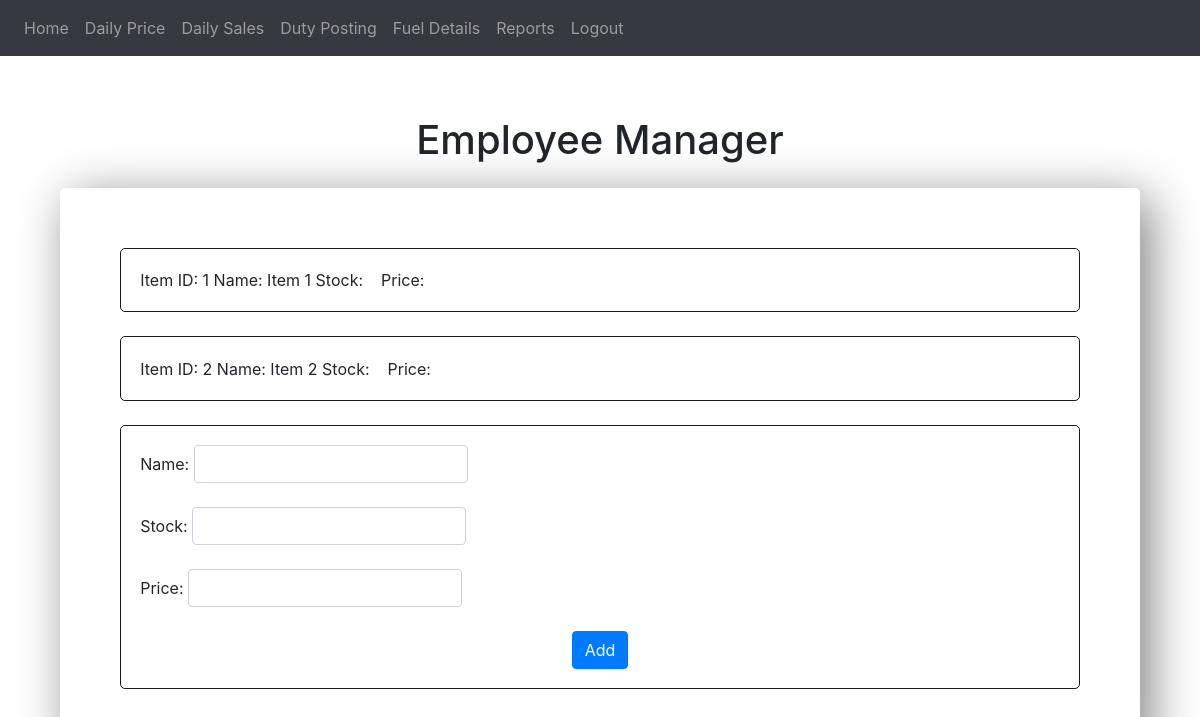
Before: /invmanager (signed in) with the older database file.
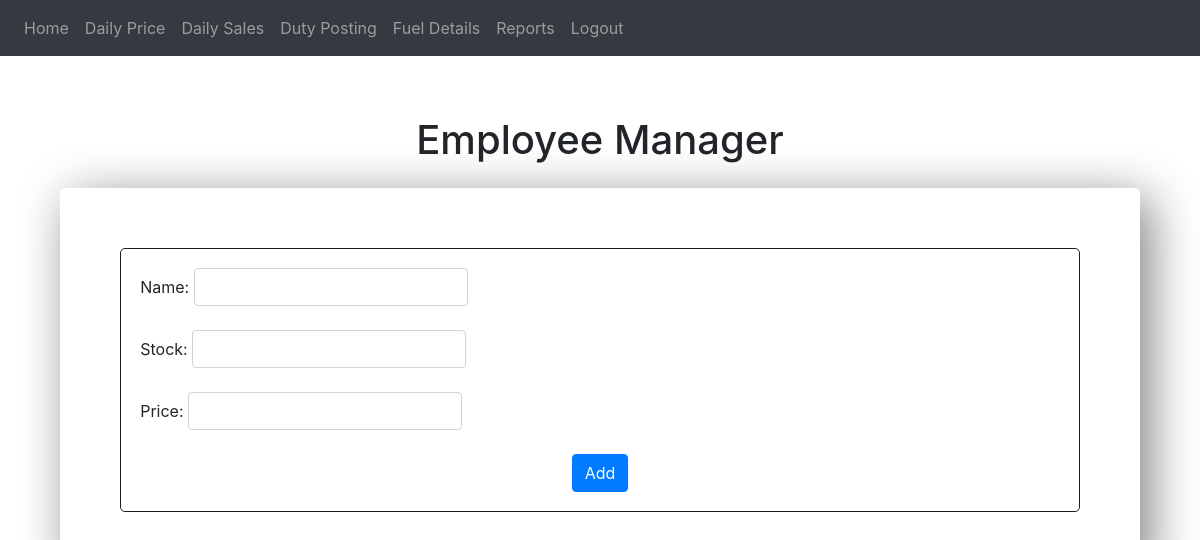
After: the same page with the newer database file.
### website/models.py (models this page shows)
class inventory(db.Model):
    inv_id = db.Column(db.Integer, primary_key = True)
    name = db.Column(db.String(150))
    stock = db.Column(db.Integer)
    price = db.Column(db.Integer)

### website/views.py (the view)
@views.route('/invmanager', methods=['GET','POST'])
@login_required
def invmanager():
    name = request.form.get("name")
    stock = request.form.get("stock")
    price = request.form.get("price")
    if request.method == 'POST':
        inv = inventory(name=name, stock=stock, price=price)
        db.session.add(inv)
        db.session.commit()
        print("check")
    items = inventory.query.all()
    return render_template("invmanager.html", user=current_user, items = items)

### website/templates/invmanager.html (shortened to what this page needs)
{% extends 'base.html' %}
{% block content %}
<h1 align="center" style="margin-top: 5%;">Employee Manager</h1>
<div
      style="margin: 5%; margin-top: 2%; border: black 2px; padding: 5%; border-radius: 5px; box-shadow: 10px 10px 50px grey">
      {% for item in items %}
      <div style="border: solid rgb(27, 26, 26) 1px; border-radius: 5px; padding: 2%">
            Item ID:&nbsp;{{item.inv_id}}
            Name:&nbsp;{{item.name}}
            Stock:&nbsp;{{item.stock}}&nbsp;&nbsp;
            Price:&nbsp;{{item.price}}&nbsp;&nbsp;
      </div>
      <br>
      {% endfor %}
      <div style="border: solid rgb(27, 26, 26) 1px; border-radius: 5px; padding: 2%;">
            <form method="POST">
                  <div class="form-inline">
                        Name:&nbsp;<input type="text" class="form-control" id="name" name="name">&nbsp;&nbsp;
                  </div>
                  <br>
                  <div class="form-inline">
                        Stock:&nbsp;<input type="textarea" class="form-control" id="stock"
                              name="stock">&nbsp;&nbsp;
                  </div><br>
                  <div class="form-inline">
                        Price:&nbsp;<input type="text" class="form-control" id="price" name="price">&nbsp;&nbsp;
                  </div>
                  <br>
                  <div align="center">
                        <button type="submit" class="btn btn-primary">Add</button>
                  </div>
            </form>
      </div>
</div>
{% endblock %}

### website/templates/base.html (shortened to what this page needs)
<!DOCTYPE html>
<html>
<head>
  <link rel="stylesheet" href="https://stackpath.bootstrapcdn.com/bootstrap/4.4.1/css/bootstrap.min.css"
 />
  <link rel="stylesheet" href="https://stackpath.bootstrapcdn.com/font-awesome/4.7.0/css/font-awesome.min.css"
 />
</head>
<body>
  <nav class="navbar navbar-expand-lg navbar-dark bg-dark">
    <div class="collapse navbar-collapse" id="navbar">
      <div class="navbar-nav">
        {% if user.is_authenticated %}
       <a class="nav-item nav-link" id="home" href="/">Home</a>
       {% if user.user_id=="manager" %}
            <a class="nav-item nav-link" id="dailyprice" href="/dailyprice">Daily Price</a>
            <a class="nav-item nav-link" id="dailysales" href="/dailysales">Daily Sales</a>
            <a class="nav-item nav-link" id="dutyposting" href="/dutyposting">Duty Posting</a>
            <a class="nav-item nav-link" id="fueldetails" href="/fueldetails">Fuel Details</a>
            <a class="nav-item nav-link" id="reports" href="/reports">Reports</a>
            <a class="nav-item nav-link" id="logout" href="/logout" style="float: right;">Logout</a>
       {% endif %}
        {% else %}
        <a class="nav-item nav-link" id="manlogin" href="/login">Login</a>
        {% endif %}
      </div>
  </nav>
  <div>
    {% block content %}
    {% endblock %}
  </div>
</body>
</html>

Changed rows visible on the page:
removed inventory: inv_id "1", name "Item 1"
removed inventory: inv_id "2", name "Item 2"
